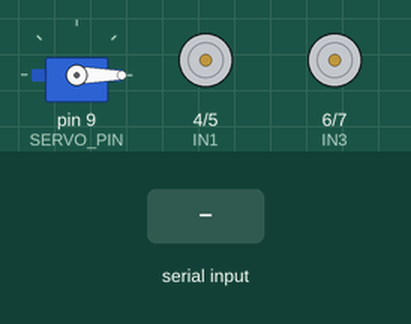
Bench run of a sketch on a simulated Arduino Uno, built with avr-gcc and run on an emulated ATmega328P. Shown: servo, motor-driver pin pairs drawn as motors (green arrow = first pin HIGH = forward, orange = second pin HIGH = backward, longer = more drive, scaled by the enable pin). Inputs (shaded band) come from the test bench.

Above: at 1.2 s.
1.3 s: "I" received over Serial
At 1.8 s:
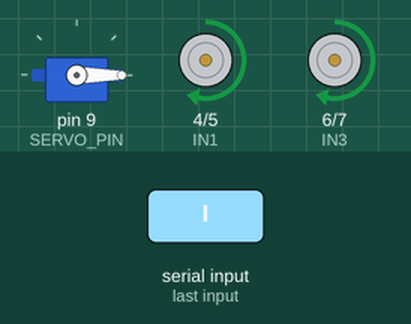
2.8 s: "H" received over Serial
At 4.5 s:
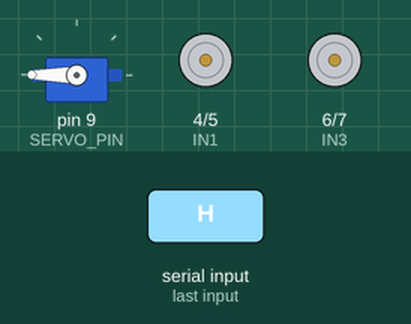
Timing chart, 0 to 7.8 s (numbered marks = the images above; inputs shaded):
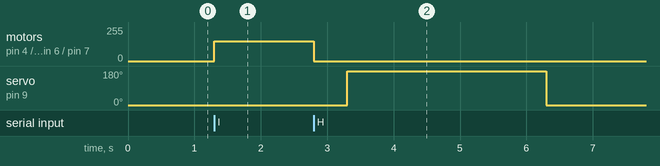

The sketch:

embedded_control.ino
```cpp
#include <Servo.h>

Servo ilaclamaServosu;

// Pin Tanımlamaları [cite: 591-597, 686-693]
const int SERVO_PIN = 9;
const int IN1 = 4;
const int IN2 = 5;
const int IN3 = 6;
const int IN4 = 7;
const int ENA = 3;
const int ENB = 11;

char gelen_veri;

void setup() {
  Serial.begin(9600); // UART Haberleşme Başlatma [cite: 600]
  ilaclamaServosu.attach(SERVO_PIN);
  ilaclamaServosu.write(0); // Başlangıç konumu

  pinMode(IN1, OUTPUT);
  pinMode(IN2, OUTPUT);
  pinMode(IN3, OUTPUT);
  pinMode(IN4, OUTPUT);
  pinMode(ENA, OUTPUT);
  pinMode(ENB, OUTPUT);

  robotu_durdur(); // Başlangıçta güvenli duruş
}

void loop() {
  if (Serial.available() > 0) {
    gelen_veri = Serial.read(); // Raspberry Pi'den gelen veriyi oku [cite: 614-615]

    if (gelen_veri == 'I') { // Durum: SAĞLIKLI -> İlerle [cite: 719]
      ileri_git(150);
      ilaclamaServosu.write(0);
    }
    else if (gelen_veri == 'H') { // Durum: HASTALIKLI -> Dur ve İlaçla [cite: 620, 733]
      robotu_durdur();
      delay(500);
      ilaclama_yap();
    }
  }
}

void ileri_git(int hiz) {
  digitalWrite(IN1, HIGH);
  digitalWrite(IN2, LOW);
  analogWrite(ENA, hiz);
  digitalWrite(IN3, HIGH);
  digitalWrite(IN4, LOW);
  analogWrite(ENB, hiz);
}

void robotu_durdur() {
  digitalWrite(IN1, LOW);
  digitalWrite(IN2, LOW);
  digitalWrite(IN3, LOW);
  digitalWrite(IN4, LOW);
  analogWrite(ENA, 0);
  analogWrite(ENB, 0);
}

void ilaclama_yap() {
  ilaclamaServosu.write(180); // İlaçlama pozisyonu [cite: 653, 745]
  delay(3000); // 3 saniye ilaçlama [cite: 654, 750]
  ilaclamaServosu.write(0); // Eski konuma dön
  delay(1000);
}
```

Measured:
- after the input at 1.3 s, motor on pin 4 (IN1) / pin 5 (IN2), motor on pin 6 (IN3) / pin 7 (IN4): stopped → forward 150/255 at once
- after the input at 2.8 s, motor on pin 4 (IN1) / pin 5 (IN2), motor on pin 6 (IN3) / pin 7 (IN4): forward 150/255 → stopped at once; servo on pin 9 (SERVO_PIN): 0° → 180° after 0.50 s, → 0° 3.0 s later
